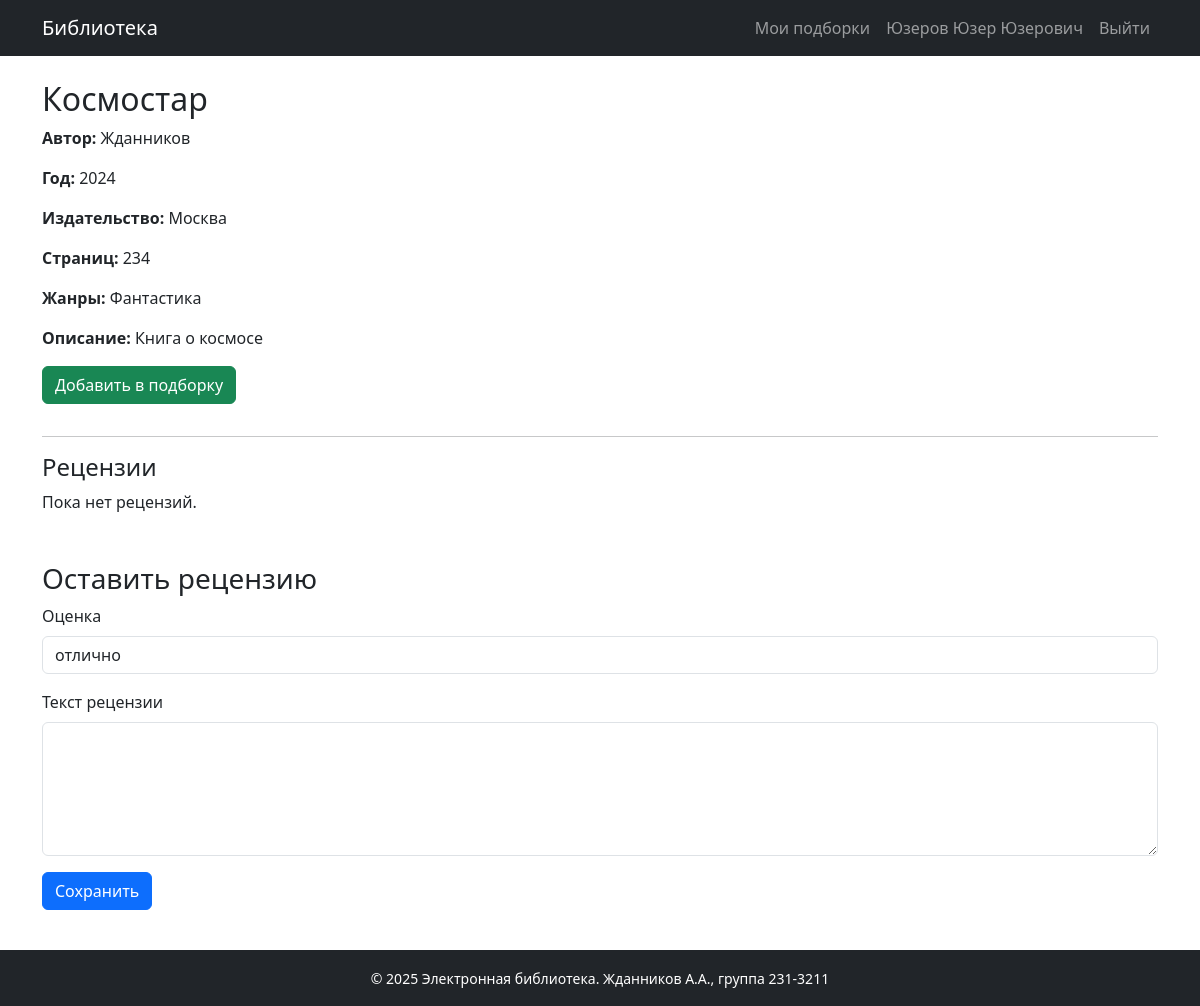
/book/8 (signed in), run on the app's committed database.
### models.py (models this page shows, shortened)
class User(db.Model, UserMixin):
    id = db.Column(db.Integer, primary_key=True)
    username = db.Column(db.String(64), unique=True, nullable=False)
    password_hash = db.Column(db.String(128), nullable=False)
    last_name = db.Column(db.String(64), nullable=False)
    first_name = db.Column(db.String(64), nullable=False)
    middle_name = db.Column(db.String(64), nullable=True)
    role_id = db.Column(db.Integer, db.ForeignKey('role.id'), nullable=False)
    reviews = db.relationship('Review', backref='user', lazy=True)
    collections = db.relationship('Collection', backref='user', lazy=True)
    def full_name(self):
        return f"{self.last_name} {self.first_name} {self.middle_name or ''}".strip()

class Book(db.Model):
    id = db.Column(db.Integer, primary_key=True)
    title = db.Column(db.String(128), nullable=False)
    description = db.Column(db.Text, nullable=False)
    year = db.Column(db.Integer, nullable=False)
    publisher = db.Column(db.String(128), nullable=False)
    author = db.Column(db.String(128), nullable=False)
    pages = db.Column(db.Integer, nullable=False)
    genres = db.relationship('Genre', secondary=book_genres, back_populates='books')
    cover = db.relationship('Cover', backref='book', uselist=False, cascade="all, delete")
    reviews = db.relationship('Review', backref='book', cascade="all, delete")
    collections = db.relationship('Collection', secondary=collection_books, back_populates='books')

### app.py (the view)
@app.route('/book/<int:book_id>')
def view_book(book_id):
    book = Book.query.get_or_404(book_id)
    reviews = Review.query.filter_by(book_id=book_id).order_by(Review.timestamp.desc()).all()
    user_review = None
    if current_user.is_authenticated:
        user_review = Review.query.filter_by(book_id=book_id, user_id=current_user.id).first()
    review_form = ReviewForm()           # форма для рецензии
    collection_form = CollectionForm()   # форма для добавления в подборку
    return render_template('view_book.html', book=book, reviews=reviews, user_review=user_review, review_form=review_form, collection_form=collection_form)

### forms.py
class ReviewForm(FlaskForm):
    rating = SelectField('Оценка', coerce=int, validators=[DataRequired()], choices=[
        (5, 'отлично'),
        (4, 'хорошо'),
        (3, 'удовлетворительно'),
        (2, 'неудовлетворительно'),
        (1, 'плохо'),
        (0, 'ужасно')
    ], default=5)
    text = TextAreaField('Текст рецензии', validators=[DataRequired()])
    submit = SubmitField('Сохранить')

class CollectionForm(FlaskForm):
    name = StringField('Название подборки', validators=[DataRequired(), Length(max=128)])
    submit = SubmitField('Добавить')

### app.py (called while the page is built)
@login_manager.user_loader
def load_user(user_id):
    return User.query.get(int(user_id))

### templates/view_book.html (shortened to what this page needs)
{% extends "base.html" %}
{% block content %}
<h2>{{ book.title }}</h2>
<p><strong>Автор:</strong> {{ book.author }}</p>
<p><strong>Год:</strong> {{ book.year }}</p>
<p><strong>Издательство:</strong> {{ book.publisher }}</p>
<p><strong>Страниц:</strong> {{ book.pages }}</p>
<p><strong>Жанры:</strong> {{ book.genres | map(attribute='name') | join(', ') }}</p>
<div><strong>Описание:</strong> {{ book.description | safe }}</div>
{% if current_user.is_authenticated and current_user.role.name == 'Пользователь' %}
<button class="btn btn-success my-3" data-bs-toggle="modal" data-bs-target="#addToCollectionModal">Добавить в подборку</button>
{% endif %}
<hr>
<h4>Рецензии</h4>
{% if reviews %}
  {% for review in reviews %}
    <div class="border p-2 mb-3">
      <strong>{{ review.user.username }}</strong> ({{ review.timestamp.strftime('%Y-%m-%d %H:%M') }}) — Оценка: {{ review.rating }}
      <p>{{ review.text|safe }}</p>
    </div>
  {% endfor %}
{% else %}
  <p>Пока нет рецензий.</p>
{% endif %}
{% if current_user.is_authenticated and not user_review %}
<h3 class="mt-5">Оставить рецензию</h3>
<form id="review-form" method="POST" action="{{ url_for('add_review', book_id=book.id) }}">
  <div class="mb-3">
    {{ review_form.rating.label(class="form-label") }}
    {{ review_form.rating(class="form-control") }}
  </div>
  <div class="mb-3">
    {{ review_form.text.label(class="form-label") }}
    {{ review_form.text(class="form-control", rows=5, id="markdown-review") }}
  </div>
  <div class="mb-3">
    {{ review_form.submit(class="btn btn-primary") }}
  </div>
</form>
{% elif user_review %}
  <h3 class="mt-5">Ваша рецензия</h3>
  <div class="border p-2 mb-3">
    <strong>{{ user_review.user.username }}</strong> ({{ user_review.timestamp.strftime('%Y-%m-%d %H:%M') }}) — Оценка: {{ user_review.rating }}
    <p>{{ user_review.text|safe }}</p>
  </div>
{%endif %}
{% endblock %}
{% block scripts %}
<link rel="stylesheet" href="https://cdn.jsdelivr.net/npm/easymde/dist/easymde.min.css">
{% endblock %}

### templates/base.html (shortened to what this page needs)
<!doctype html>
<html lang="ru">
<head>
  <link href="https://cdn.jsdelivr.net/npm/bootstrap@5.3.0/dist/css/bootstrap.min.css" rel="stylesheet">
</head>
<body class="d-flex flex-column min-vh-100">
<nav class="navbar navbar-expand-lg navbar-dark bg-dark mb-4">
  <div class="container">
    <a class="navbar-brand" href="{{ url_for('index') }}">Библиотека</a>
    <div class="collapse navbar-collapse" id="navbarNav">
      <ul class="navbar-nav ms-auto">
        {% if current_user.is_authenticated %}
          {% if current_user.role.name == 'Пользователь' %}
          <li class="nav-item">
            <a class="nav-link" href="{{ url_for('collections') }}">Мои подборки</a>
          </li>
          {% endif %}
          <li class="nav-item">
            <span class="nav-link">{{ current_user.full_name() }}</span>
          </li>
          <li class="nav-item">
            <a class="nav-link" href="{{ url_for('logout') }}">Выйти</a>
          </li>
        {% else %}
          <li class="nav-item">
            <a class="nav-link" href="{{ url_for('login') }}">Войти</a>
          </li>
        {% endif %}
      </ul>
    </div>
  </div>
</nav>
<div class="container mb-4 flex-grow-1">
  {% block content %}{% endblock %}
</div>
<footer class="bg-dark text-white mt-auto py-3">
  <div class="container text-center">
    <small>© 2025 Электронная библиотека. Жданников А.А., группа 231-3211</small>
  </div>
</footer>
{% block scripts %}{% endblock %}
</body>
</html>

### data on the page
User: full_name "Юзеров Юзер Юзерович"
Book: title "Космостар", author "Жданников", year "2024", publisher "Москва", pages "234", description "Книга о космосе"

### other printed values
{{ book.genres | map(attribute='name') | join(', ') }} "Фантастика"
{{ review_form.rating.label(class="form-label") }} "Оценка"
{{ review_form.text.label(class="form-label") }} "Текст рецензии"
